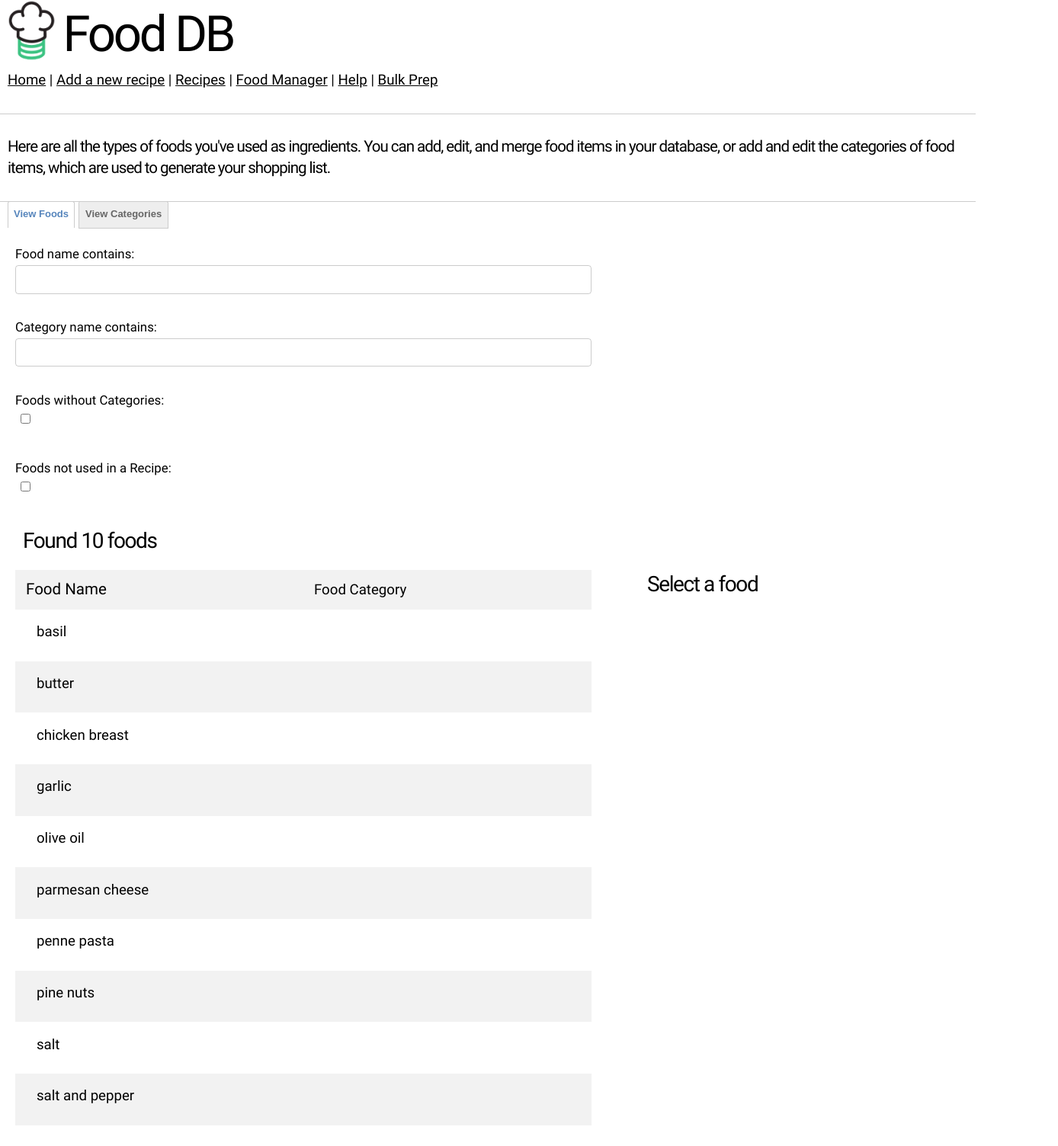
Screenshot of /food/ with the database file from the repository.
### food_db_app/models.py (models this page shows, shortened)
class Food(models.Model):
    clean_key = models.CharField(max_length=255, unique=True)
    name = models.CharField(max_length=255, unique=True)
    food_category = models.ForeignKey(
        'FoodCategory',
        on_delete=models.PROTECT,
        null=True,
    )
    _date_created = models.DateTimeField(default=timezone.now)

### food_db_app/views/pages.py (the view)
# urls.py: path('food/', views.manage_food, name='manage_food'),
def manage_food(request):
    food_search_form = FoodTextFilter(request.GET, queryset=Food.objects.all().order_by('name'))
    found_foods = food_search_form.qs.distinct()
    food_category_search_form = FoodCategoryTextFilter(request.GET, queryset=FoodCategory.objects.all().order_by('name'))
    found_categories = food_category_search_form.qs.distinct()
    foods = [
        {
            'name': food.name,
            'category': food.food_category.name if food.food_category else '',
            'recipes': [{'title': recipe.title, 'clean_key': recipe.clean_key} for recipe in Recipe.objects.filter(ingredient__food__clean_key=food.clean_key).distinct().order_by('title')],
        }
        for food in found_foods
    ]
    categories = [
        {
            'name': cat.name,
            'foods': [food.name for food in Food.objects.filter(food_category__name=cat.name).order_by('name')],
        }
        for cat in found_categories
    ]
    all_categories = [cat.name for cat in FoodCategory.objects.all().order_by('name')]
    tutorial_state = get_tutorial_state(request)
    return_context = context(
        request=request,
        foods=foods,
        categories=categories,
        all_categories=all_categories,
        food_search=food_search_form,
        category_search=food_category_search_form,
    )
    return render(request, 'manage_food.html', return_context)

### food_db/db_router.py (called while the page is built)
def set_database_for_thread(db_name):
    _thread_local.database = db_name

### food_db_app/filters.py (called while the page is built)
    def filter_no_category(self, queryset, name, value):
        if value:
            return queryset.filter(food_category=None)
        else:
            return queryset

    def filter_no_recipe(self, queryset, name, value):
        if value:
            return queryset.annotate(recipe_count=Count('ingredient')).filter(recipe_count=0)
        else:
            return queryset

    def filter_no_foods(self, queryset, name, value):
        if value:
            return queryset.annotate(food_count=Count('food')).filter(food_count=0)
        else:
            return queryset

### food_db_app/views/utils.py (called while the page is built)
def get_is_baking_cookie(request):
    return str(request.session.get('is_baking_mode', False))

def get_cart(request):
    cart = request.session.get('cart', [])
    print(f"Current cart: {cart}")
    if cart is None or (isinstance(cart, list) and None in cart):
        cart = []
        print("Reset cart due to None values")
    return cart

def get_tutorial_state(request):
    return {
        'tutorial_active': request.session.get('tutorial_active', False),
        'current_step_id': request.session.get('tutorial_current_step_id', None)
    }

def context(request, **kwargs):
    tutorial_state = get_tutorial_state(request)
    test_db = request.GET.get('test_db', '').lower() == 'true'
    context_values = {
        'current_is_baking_mode': get_is_baking_cookie(request),
        'cart': get_cart(request),
        'timing_types': TIMING_TYPE_CHOICES,
        'cookie_style_choices': COOKIE_STYLE_CHOICES,
        'tutorial_state': tutorial_state,
        'tutorial_current_step': get_current_step_data(request) if tutorial_state['tutorial_active'] else None,
        'cloud_sync_enabled': S3_SYNC_ENABLED,
        'cloud_url': S3Sync().bucket_url if S3_SYNC_ENABLED else None,
        'potty_mouth': os.getenv('POTTY_MOUTH', 'false').lower() == 'true',
        'test_db': test_db,
    }
    context_values.update(kwargs)
    return context_values

### food_db_app/templates/manage_food.html (shortened to what this page needs)
{% extends 'main.html' %}
{% load static %}
{% block content %}
<h4>
    Here are all the types of foods you've used as ingredients. You can <strong>add, edit, and merge</strong>
    food items in your database, or <strong>add and edit</strong> the categories of food items, which
    are used to generate your shopping list.
</h4>
<ul id="tabs">
    <li><a class="manage_food_tab" id="food_tab">View Foods</a></li>
    <li><a class="manage_food_tab" id="category_tab">View Categories</a></li>
</ul>
<div class="tab_container" id="food_tab_content">
    <label>{{ food_search.form.food_name.label }}:</label>
    <input type="text" class="manage_food_search" name="name" id="food_name_search_input">
    <br>
    <label>{{ food_search.form.food_category.label }}:</label>
    <input type="text" class="manage_food_search" name="category" id="food_category_search_input">
    <br>
    <label>{{ food_search.form.no_category.label }}:</label>
    <input type="checkbox" class="manage_food_search" name="no_category" id="no_category_search_input">
    <br><br>
    <label>{{ food_search.form.no_recipe.label }}:</label>
    <input type="checkbox" class="manage_food_search" name="no_recipe" id="no_recipe_search_input">
    <br><br>
    {% with result_count=food_search.qs|length %}
    <h3 id="food_result_count">{% if result_count == 0 %}Ah {% if potty_mouth %}shit{% else %}man{% endif %}, no matching foods found 😔{% else %}Found {{ result_count }} food{% endif %}{% if result_count > 1 %}s{% endif %}</h3>
    {% endwith %}
    <table id="foods_categories_table" class="manage_food_table">
        <tr>
            <th class="food_name">Food Name</th>
            <th class="food_category">Food Category</th>
        </tr>
        {% for food in foods %}
        <tr class="manage_food_row" data-food="{{ food.name }}" data-category="{{ food.category }}">
            <td>
                <textarea
                    readonly
                    oncopy="return false"
                    oncut="return false"
                    onpaste="return false"
                    class="food_input food_name locked"
                >{{ food.name }}</textarea>
            </td>
            <td>
            </td>
        </tr>
        {% endfor %}
    </table>
    <div class="food_stats" id="food_tab_stats">
        <h3 id="food_stats_header">Select a food</h3>
        <span id="food_stats_body"></span>
        <span id="food_stats_merge_body"></span>
    </div>
</div>
{% endblock content %}

### static/css/style.css (style rules this page uses)
:root { --baking-row-color: rgb(252, 233, 245); --baking-color: rgb(228, 40, 156); --cooking-row-color: rgb(233, 239, 252); --cooking-color: rgb(40, 100, 228); --tutorial-exit-bottom-offset: 125; }
textarea, input[type="text"], input[type="number"], input[type="password"], input[type="email"], input[type="tel"], input[type="search"], input[type="url"] { z-index: 2; position: relative; }
#tabs { width: 100%; border-bottom: solid 1px #CCC; padding-right: 2px; margin-top: 30px; padding-left:10px; }
a { cursor:pointer; }
#tabs li { float:left; list-style:none; border-top:1px solid #ccc; border-left:1px solid #ccc; border-right:1px solid #ccc; margin-right:5px; border-top-left-radius:3px; border-top-right-radius:3px; outline:none; padding-left: 0px; }
#tabs li a { font-family:Arial, Helvetica, sans-serif; font-size: small; font-weight: bold; color: #5685bc;; padding-top: 5px; padding-left: 7px; padding-right: 7px; padding-bottom: 8px; display:block; background: #FFF; border-top-left-radius:3px; border-top-right-radius:3px; text-decoration:none; outline:none; }
#tabs li a.inactive { padding-top:5px; padding-bottom:8px; padding-left: 8px; padding-right: 8px; color:#666666; background: #EEE; outline:none; border-bottom: solid 1px #CCC; }
.tab_container { clear:both; width:100%; text-align:left; padding-top: 20px; padding-left: 20px; display: inline-block; }
input[type="text"].manage_food_search { width: 60% !important; }
.manage_food_table { width: 60%; font-size: medium; float: left; table-layout: fixed; }
.manage_food_table td { padding: 0.5rem 0.5rem; }
.food_stats { float: left; padding-left: 5%; width: 40%; position: sticky; top: 10px; }
.food_stats span { padding-bottom: 30px; display: block; }
.food_name { resize: none; line-height: 1.3; padding-top: 8px; width: 100%; box-sizing: border-box; display: flex; overflow: hidden; min-height: 100%; }
.locked { border-color: transparent !important; border: 0px; cursor: default; }
.food_category { line-height: 1.3; font-size: 1rem; }

### rows the page displays
Food: name "basil"
Food: name "butter"
Food: name "chicken breast"
Food: name "garlic"
Food: name "olive oil"
Food: name "parmesan cheese"
Food: name "penne pasta"
Food: name "pine nuts"
Food: name "salt"
Food: name "salt and pepper"

### other values shown
{{ food_search.form.food_name.label }} "Food name contains"
{{ food_search.form.food_category.label }} "Category name contains"
{{ food_search.form.no_category.label }} "Foods without Categories"
{{ food_search.form.no_recipe.label }} "Foods not used in a Recipe"
{{ result_count }} "10"
